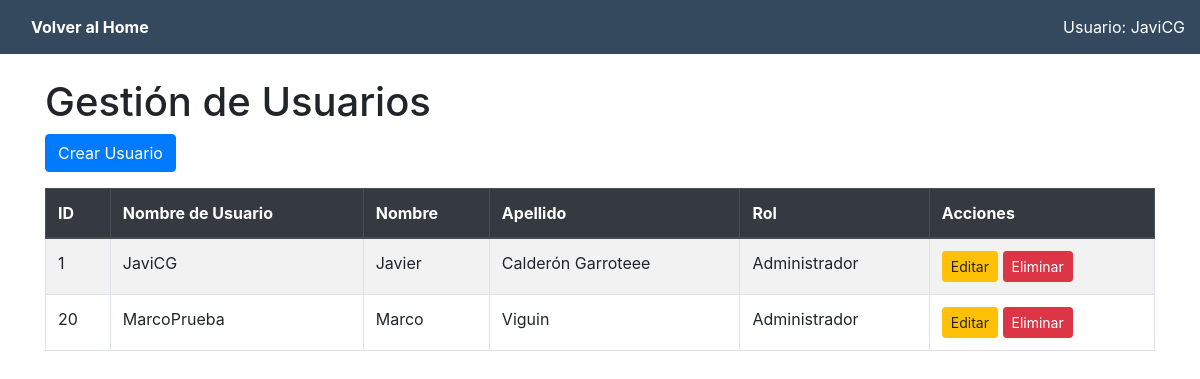
The page /tpv/usuarios/ (signed in) on the database its author committed.
### tpv_app/models.py (models this page shows, shortened)
class Usuario(AbstractBaseUser, PermissionsMixin):
    ROLES = [
        ('Administrador', 'Administrador'),
        ('Vendedor', 'Vendedor'),
    ]
    username = models.CharField(max_length=150, unique=True, verbose_name="Nombre de usuario")
    nombre = models.CharField(max_length=150, verbose_name="Nombre")
    apellido = models.CharField(max_length=150, verbose_name="Apellido")
    rol = models.CharField(max_length=15, choices=ROLES, default='Vendedor', verbose_name="Rol")
    is_active = models.BooleanField(default=True, verbose_name="¿Está activo?")
    is_staff = models.BooleanField(default=False, verbose_name="¿Es staff?")
    fecha_creacion = models.DateTimeField(auto_now_add=True, verbose_name="Fecha de creación")
    fecha_modificacion = models.DateTimeField(auto_now=True, verbose_name="Última modificación")
    USERNAME_FIELD = 'username'
    REQUIRED_FIELDS = ['nombre', 'apellido']
    objects = UsuarioManager()
    class Meta:
        verbose_name = "Usuario"
        verbose_name_plural = "Usuarios"

### tpv_app/views/auth_user_views.py (the view)
# urls.py: path('usuarios/', listar_usuarios, name='listar_usuarios'),
@login_required
def listar_usuarios(request):
    usuarios = Usuario.objects.all()
    paginator = Paginator(usuarios, 6)  # 6 usuarios por página
    page_number = request.GET.get('page', 1)
    try:
        page_obj = paginator.get_page(page_number)
    except EmptyPage:
        page_obj = paginator.get_page(paginator.num_pages)
    return render(request, 'usuarios.html', {'page_obj': page_obj, 'usuario': request.user })  # Cambiado a 'usuarios.html'

### tpv_app/templates/usuarios.html (shortened to what this page needs)
<!DOCTYPE html>
<html lang="es">
<head>
    <link rel="stylesheet" href="https://cdn.jsdelivr.net/npm/bootstrap@4.5.2/dist/css/bootstrap.min.css">
</head>
<body>
    <nav>
        <div>
            <a href="{% url 'home' %}">Volver al Home</a>
        </div>
        <div>
            Usuario: {{ usuario.username|default:"Invitado" }}
        </div>
    </nav>
    <div class="container">
        <h1 class="mt-4">Gestión de Usuarios</h1>
        <button class="btn btn-primary mb-3" data-toggle="modal" data-target="#crearUsuarioModal">
            Crear Usuario
        </button>
        <table class="table table-bordered table-striped">
            <thead class="thead-dark">
                <tr>
                    <th>ID</th>
                    <th>Nombre de Usuario</th>
                    <th>Nombre</th>
                    <th>Apellido</th>
                    <th>Rol</th>
                    <th>Acciones</th>
                </tr>
            </thead>
            <tbody>
                {% for usuario in page_obj.object_list %}
                <tr>
                    <td>{{ usuario.id }}</td>
                    <td>{{ usuario.username }}</td>
                    <td>{{ usuario.nombre }}</td>
                    <td>{{ usuario.apellido }}</td>
                    <td>{{ usuario.rol }}</td>
                    <td>
                        <button class="btn btn-warning btn-sm" data-toggle="modal" data-target="#crearUsuarioModal"
                                data-id="{{ usuario.id }}" data-username="{{ usuario.username }}"
                                data-nombre="{{ usuario.nombre }}" data-apellido="{{ usuario.apellido }}"
                                data-rol="{{ usuario.rol }}">
                            Editar
                        </button>
                        <a href="{% url 'borrar_usuario' usuario.id %}" class="btn btn-danger btn-sm"
                           onclick="return confirmarEliminacion('{{ usuario.id }}');">
                           Eliminar
                        </a>
                    </td>
                </tr>
                {% empty %}
                <tr>
                    <td colspan="7" class="text-center">No hay usuarios disponibles.</td>
                </tr>
                {% endfor %}
            </tbody>
        </table>
    </div>
</body>
</html>

### tpv_app/templates/usuarios.html (style rules this page uses)
nav { background-color: #34495e; color: #fff; padding: 15px; display: flex; justify-content: space-between; align-items: center; }
nav a { color: #fff; text-decoration: none; font-weight: bold; padding: 8px 16px; border-radius: 6px; transition: background-color 0.3s; }

### rows shown on the page
Usuario: username "JaviCG", id "1", nombre "Javier", apellido "Calderón Garroteee", rol "Administrador"
Usuario: id "20", username "MarcoPrueba", nombre "Marco", apellido "Viguin", rol "Administrador"
